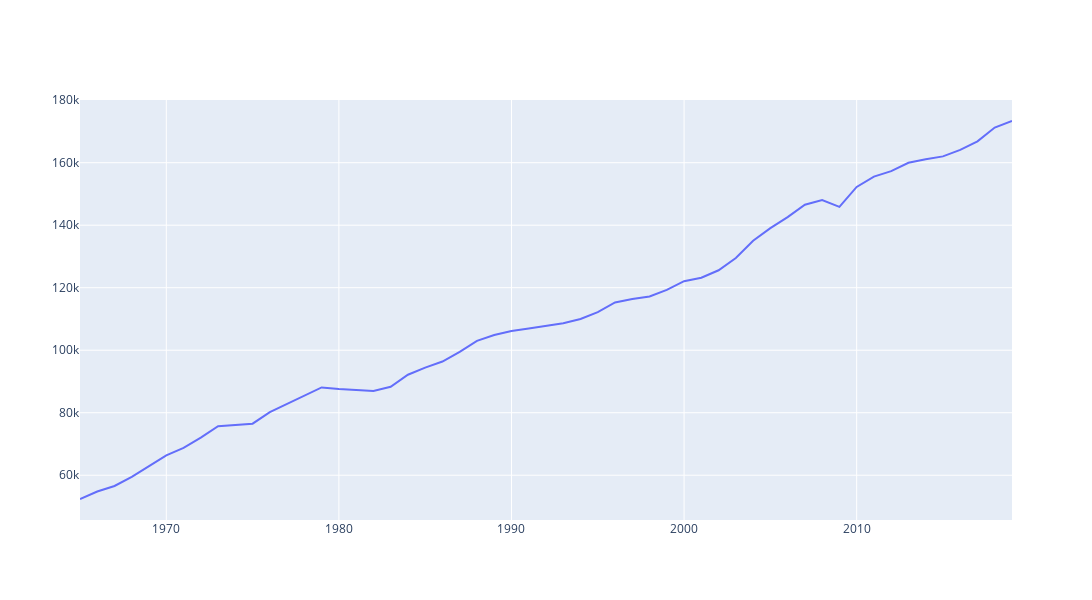

Notebook cell for this chart:
### Code cell
import plotly.graph_objects as go

fig = go.Figure()
fig.add_trace(go.Scatter(x=df.index,
                         y=df.total,
                         mode='lines',
                         name='total energy'))
fig.update_layout(height = 600, width = 1400)

#fig.update_traces(,texttemplate='%{text}',textfont_size=10)

fig.show()
